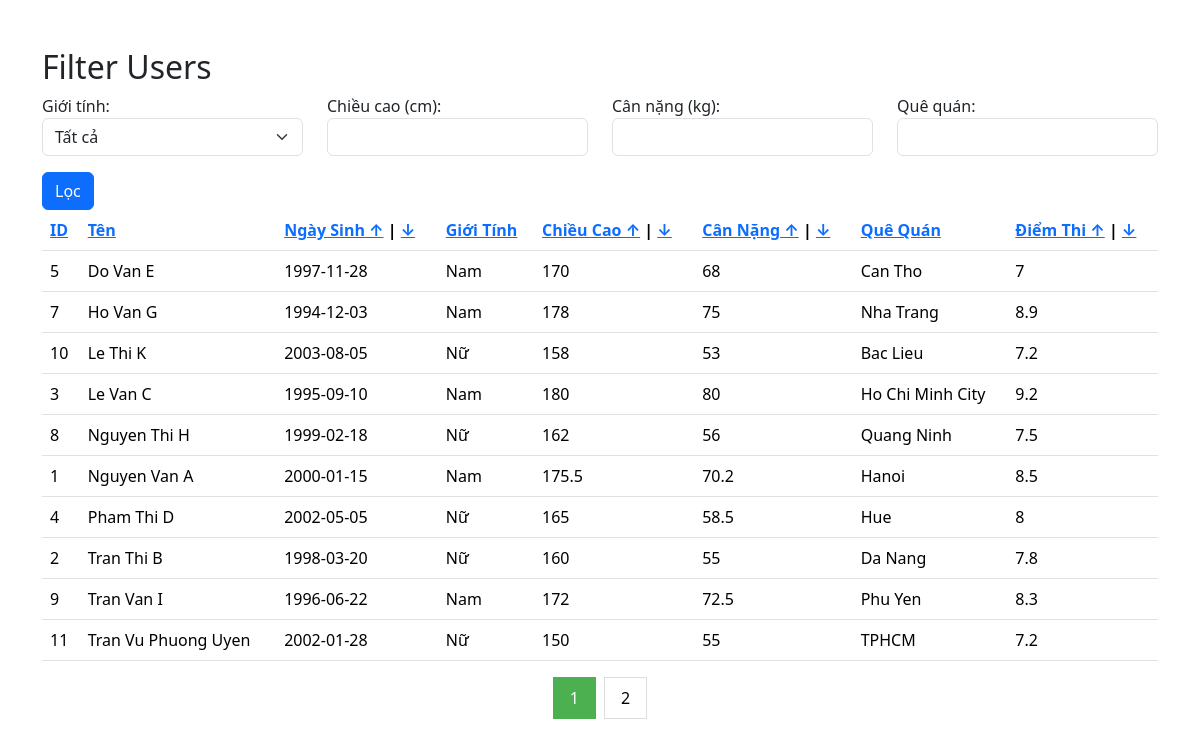
/filter.php?sort=name, run on the app's committed database.
### tables this page shows
CREATE TABLE `userinformation` (
  `ID` int(11) NOT NULL,
  `Ten` varchar(255) NOT NULL,
  `NgaySinh` date DEFAULT NULL,
  `GioiTinh` enum('Nam','Nữ','Khác') DEFAULT NULL,
  `ChieuCao` float DEFAULT NULL,
  `CanNang` float DEFAULT NULL,
  `QueQuan` varchar(255) DEFAULT NULL,
  `DiemThi` float DEFAULT NULL
);

### filter.php (the view, shortened to what this page needs)
<!DOCTYPE html>
<html lang="en">
<head>
  <link rel="stylesheet" href="https://cdn.jsdelivr.net/npm/bootstrap@5.3.3/dist/css/bootstrap.min.css" />
</head>
<body>
  <div class="container my-5">
    <h2>Filter Users</h2>
    <form method="get" action="">
      <div class="row">
        <div class="col-md-3 mb-3">
          <label for="gender">Giới tính:</label>
          <select class="form-select" name="gender">
            <option value="">Tất cả</option>
          </select>
        </div>
        <div class="col-md-3 mb-3">
          <label for="height">Chiều cao (cm):</label>
          <input type="text" class="form-control" name="height">
        </div>
        <div class="col-md-3 mb-3">
          <label for="weight">Cân nặng (kg):</label>
          <input type="text" class="form-control" name="weight">
        </div>
        <div class="col-md-3 mb-3">
          <label for="city">Quê quán:</label>
          <input type="text" class="form-control" name="city">
        </div>
      </div>
      <div class="row">
        <div class="col-md-12">
          <button type="submit" class="btn btn-primary">Lọc</button>
        </div>
      </div>
    </form>
    <?php
    $servername = "localhost";
    $username = "root";
    $password = "";
    $database = "student";
    $connection = new mysqli($servername, $username, $password, $database);
    $where_clause = "";
    $limit = 10;
    $page = isset($_GET['page']) && is_numeric($_GET['page']) ? $_GET['page'] : 1;
    $offset = ($page - 1) * $limit;
    $sort_options = array('id', 'name', 'birthday', 'gender', 'height', 'weight', 'city', 'score');
    $sort = isset($_GET['sort']) && in_array($_GET['sort'], $sort_options) ? $_GET['sort'] : 'id';
    $sort_columns = array(
        'id' => 'ID',
        'name' => 'Ten',
        'birthday' => 'NgaySinh',
        'gender' => 'GioiTinh',
        'height' => 'ChieuCao',
        'weight' => 'CanNang',
        'city' => 'QueQuan',
        'score' => 'DiemThi'
    );
    $sort_column = $sort_columns[$sort];
    $order = isset($_GET['order']) && $_GET['order'] === 'desc' ? 'DESC' : 'ASC';
    $sql_count = "SELECT COUNT(*) AS total FROM userinformation WHERE 1=1 $where_clause";
    $result_count = $connection->query($sql_count);
    $row_count = $result_count->fetch_assoc();
    $total_records = $row_count['total'];
    $total_pages = ceil($total_records / $limit);
    $sql = "SELECT * FROM userinformation WHERE 1=1 $where_clause ORDER BY $sort_column $order LIMIT $limit OFFSET $offset";
    $result = $connection->query($sql);
    echo "<table class='table'>";
    echo "<thead>";
    echo "<tr>";
    echo "<th><a href='?sort=id'>ID</a></th>";
    echo "<th><a href='?sort=name'>Tên</a></th>";
    echo "<th><a href='?sort=birthday&order=asc'>Ngày Sinh ↑</a> | <a href='?sort=birthday&order=desc'>↓</a></th>";
    echo "<th><a href='?sort=gender'>Giới Tính</a></th>";
    echo "<th><a href='?sort=height&order=asc'>Chiều Cao ↑</a> | <a href='?sort=height&order=desc'>↓</a></th>";
    echo "<th><a href='?sort=weight&order=asc'>Cân Nặng ↑</a> | <a href='?sort=weight&order=desc'>↓</a></th>";
    echo "<th><a href='?sort=city'>Quê Quán</a></th>";
    echo "<th><a href='?sort=score&order=asc'>Điểm Thi ↑</a> | <a href='?sort=score&order=desc'>↓</a></th>";
    echo "</tr>";
    echo "</thead>";
    echo "<tbody>";
    while ($row = $result->fetch_assoc()) {
        echo "<tr>";
        echo "<td>" . $row['ID'] . "</td>";
        echo "<td>" . $row['Ten'] . "</td>";
        echo "<td>" . $row['NgaySinh'] . "</td>";
        echo "<td>" . $row['GioiTinh'] . "</td>";
        echo "<td>" . $row['ChieuCao'] . "</td>";
        echo "<td>" . $row['CanNang'] . "</td>";
        echo "<td>" . $row['QueQuan'] . "</td>";
        echo "<td>" . $row['DiemThi'] . "</td>";
        echo "</tr>";
    }
    echo "</tbody>";
    echo "</table>";
    echo "<div class='pagination'>";
    if ($total_pages > 1) {
        for ($i = 1; $i <= $total_pages; $i++) {
            echo "<a href='?page=$i";
            if (isset($_GET['sort'])) {
                echo "&sort=" . $_GET['sort'];
            }
            if (isset($_GET['order'])) {
                echo "&order=" . $_GET['order'];
            }
            echo "'";
            if ($page == $i) {
                echo " class='active'";
            }
            echo ">$i</a>";
        }
    }
    echo "</div>";
    ?>
  </div>
</body>
</html>

### filter.php (style rules this page uses)
.pagination { justify-content: center; }
.pagination a { color: black; float: left; padding: 8px 16px; text-decoration: none; transition: background-color .3s; border: 1px solid #ddd; margin: 0 4px; }
.pagination a.active { background-color: #4CAF50; color: white; border: 1px solid #4CAF50; }

### data on the page
userinformation: ID "5", Ten "Do Van E", NgaySinh "1997-11-28", GioiTinh "Nam", ChieuCao "170", CanNang "68", QueQuan "Can Tho", DiemThi "7"
userinformation: ID "7", Ten "Ho Van G", NgaySinh "1994-12-03", GioiTinh "Nam", ChieuCao "178", CanNang "75", QueQuan "Nha Trang", DiemThi "8.9"
userinformation: ID "10", Ten "Le Thi K", NgaySinh "2003-08-05", GioiTinh "Nữ", ChieuCao "158", CanNang "53", QueQuan "Bac Lieu", DiemThi "7.2"
userinformation: ID "3", Ten "Le Van C", NgaySinh "1995-09-10", GioiTinh "Nam", ChieuCao "180", CanNang "80", QueQuan "Ho Chi Minh City", DiemThi "9.2"
userinformation: ID "8", Ten "Nguyen Thi H", NgaySinh "1999-02-18", GioiTinh "Nữ", ChieuCao "162", CanNang "56", QueQuan "Quang Ninh", DiemThi "7.5"
userinformation: ID "1", Ten "Nguyen Van A", NgaySinh "2000-01-15", GioiTinh "Nam", ChieuCao "175.5", CanNang "70.2", QueQuan "Hanoi", DiemThi "8.5"
userinformation: ID "4", Ten "Pham Thi D", NgaySinh "2002-05-05", GioiTinh "Nữ", ChieuCao "165", CanNang "58.5", QueQuan "Hue", DiemThi "8"
userinformation: ID "2", Ten "Tran Thi B", NgaySinh "1998-03-20", GioiTinh "Nữ", ChieuCao "160", CanNang "55", QueQuan "Da Nang", DiemThi "7.8"
userinformation: ID "9", Ten "Tran Van I", NgaySinh "1996-06-22", GioiTinh "Nam", ChieuCao "172", CanNang "72.5", QueQuan "Phu Yen", DiemThi "8.3"
userinformation: ID "11", Ten "Tran Vu Phuong Uyen", NgaySinh "2002-01-28", GioiTinh "Nữ", ChieuCao "150", CanNang "55", QueQuan "TPHCM", DiemThi "7.2"
